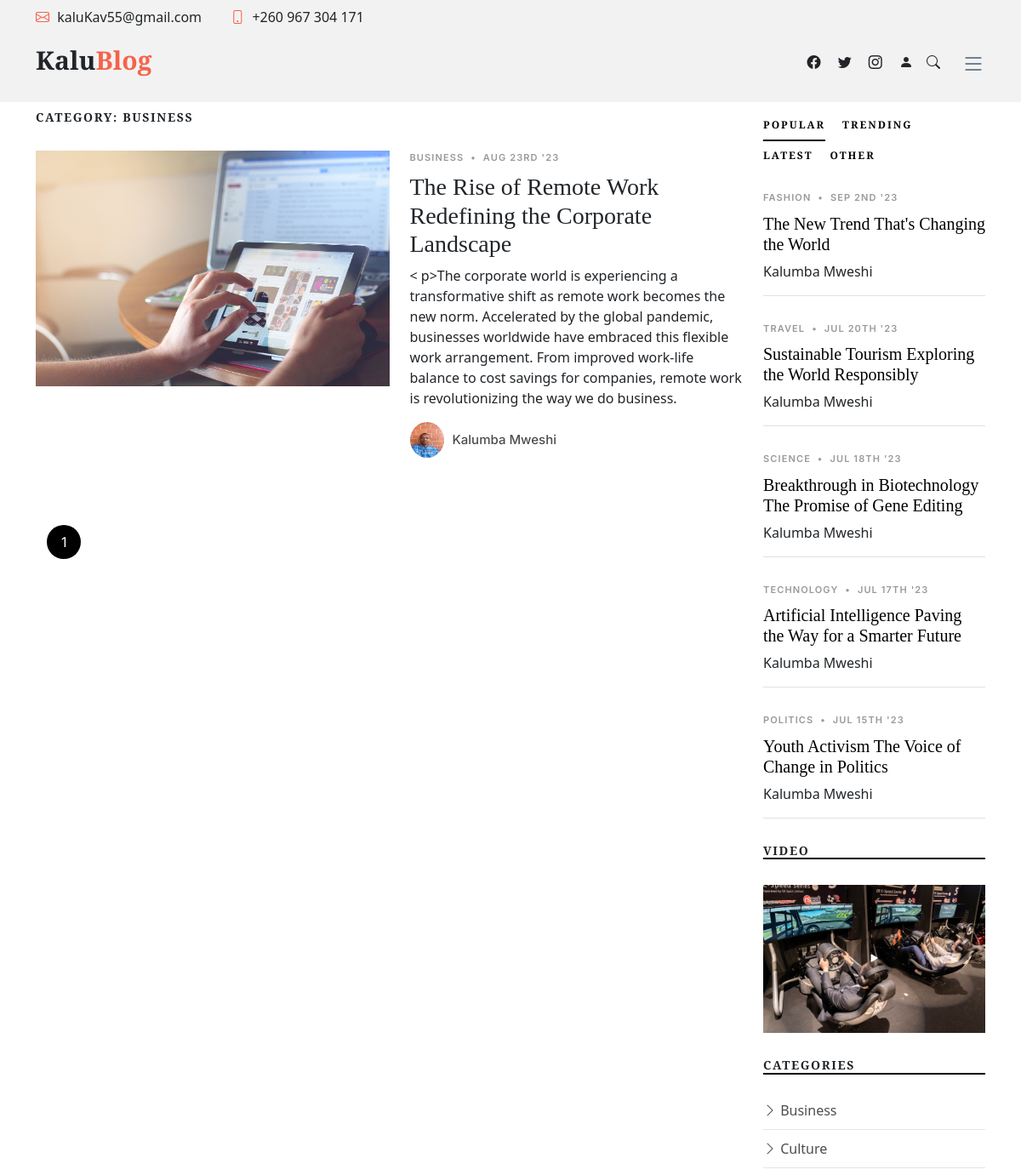
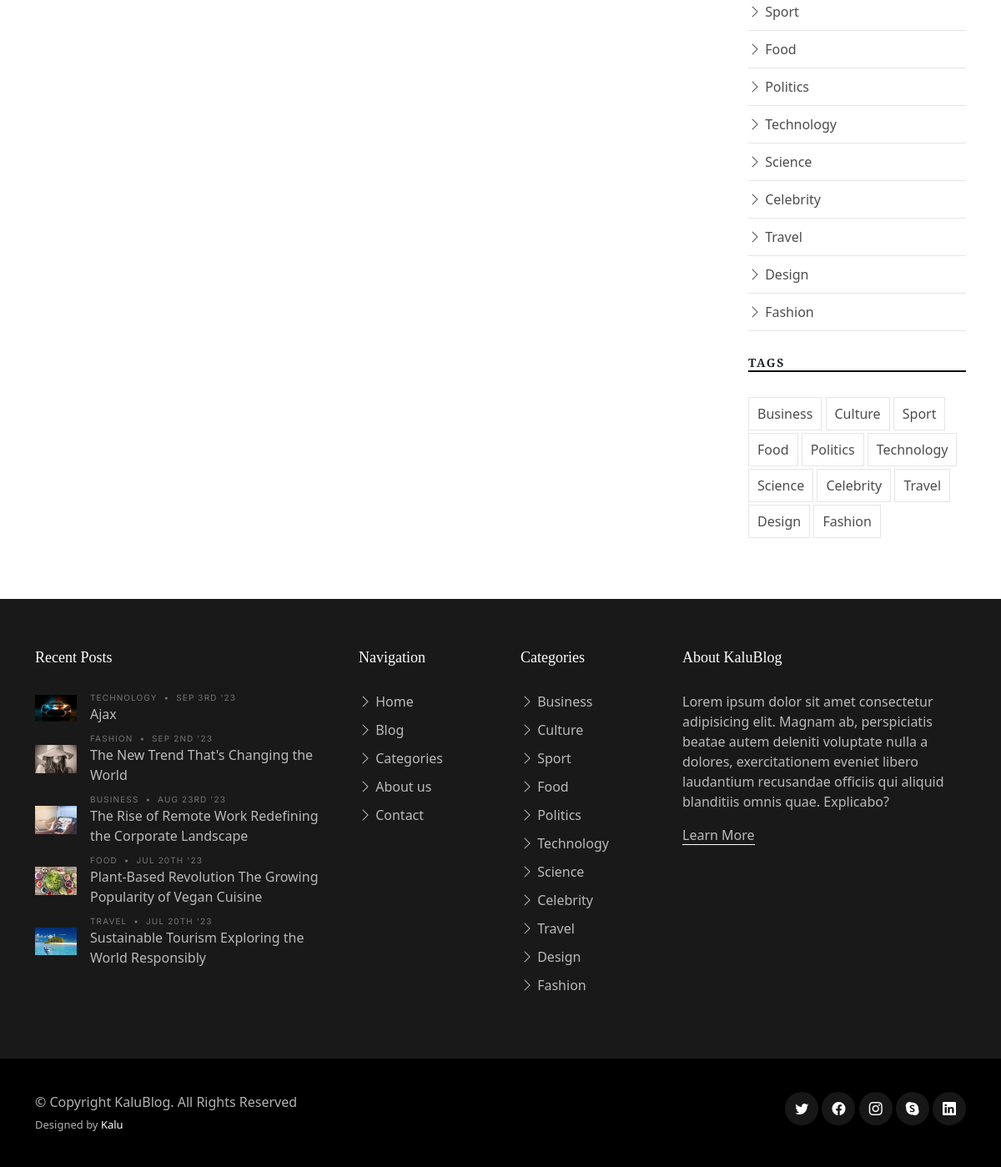
/category.php?id=2, run on the app's committed database (2 pictures, top to bottom).
### tables this page shows
CREATE TABLE `site_settings` (
  `id` int(30) NOT NULL,
  `contact` varchar(20) NOT NULL,
  `email` varchar(50) NOT NULL,
  `address` varchar(200) DEFAULT NULL,
  `about` longtext DEFAULT NULL,
  `site_name` text DEFAULT NULL,
  `date_updated` datetime NOT NULL DEFAULT current_timestamp() ON UPDATE current_timestamp()
);

CREATE TABLE `posts` (
  `id` int(30) NOT NULL,
  `title` text NOT NULL,
  `post` longtext NOT NULL,
  `category_id` int(30) UNSIGNED DEFAULT NULL,
  `author_id` int(30) UNSIGNED DEFAULT NULL,
  `img_path` text DEFAULT NULL,
  `caption` tinytext DEFAULT NULL,
  `status` tinyint(1) NOT NULL DEFAULT 0 COMMENT '0= for review, 1= published',
  `latest` tinyint(1) UNSIGNED DEFAULT 0 COMMENT '1 = new',
  `trending` tinyint(1) UNSIGNED DEFAULT 0 COMMENT '1 = trending',
  `popular` tinyint(1) UNSIGNED DEFAULT 0 COMMENT '1 = popular',
  `likes` int(10) UNSIGNED DEFAULT 0,
  `shares` int(10) UNSIGNED DEFAULT 0,
  `views` int(10) UNSIGNED DEFAULT 0,
  `date_updated` datetime DEFAULT current_timestamp() ON UPDATE current_timestamp(),
  `date_published` datetime DEFAULT NULL
);

CREATE TABLE `category` (
  `id` int(30) UNSIGNED NOT NULL,
  `name` text NOT NULL,
  `description` text NOT NULL,
  `status` tinyint(1) NOT NULL DEFAULT 1 COMMENT '0 = Inactive, 1 = Active'
);

CREATE TABLE `author` (
  `id` int(30) UNSIGNED NOT NULL,
  `first_name` varchar(30) NOT NULL,
  `last_name` varchar(40) NOT NULL,
  `email` varchar(40) DEFAULT NULL,
  `username` varchar(15) DEFAULT NULL,
  `password` char(255) DEFAULT NULL,
  `bio` tinytext DEFAULT NULL,
  `profile_picture` varchar(150) DEFAULT NULL,
  `website` varchar(50) DEFAULT NULL,
  `social_media` varchar(50) DEFAULT NULL,
  `created_at` timestamp NOT NULL DEFAULT current_timestamp(),
  `updated_at` timestamp NOT NULL DEFAULT current_timestamp() ON UPDATE current_timestamp()
);

### side_bar.php (the view, shortened to what the rows shown need)
    <div class="aside-block">
          <div class="tab-content" id="pills-tabContent">
            <div class="tab-pane fade show active" id="pills-popular" role="tabpanel" aria-labelledby="pills-popular-tab">
            <?php
              $sql = "SELECT p.*, a.profile_picture, c.name AS category, DATE_FORMAT(p.date_published, '%b %D \'%y') AS published,
              CONCAT(a.first_name, ' ', a.last_name) AS author_name FROM posts p INNER JOIN category c ON c.id = p.category_id
              INNER JOIN author a ON a.id = p.author_id  WHERE p.status = 1 AND p.popular = 1 ORDER BY date(p.date_published)
               DESC LIMIT 5";
              $result = $conn->query($sql);
               while($row=$result->fetch()) { ?>
              <div class="post-entry-1 border-bottom" data-id="<?= (int) $row['id'] ?>">
                <div class="post-meta"><span class="date"><?= safe(ucfirst($row['category'])); ?></span>
                 <span class="mx-1">&bullet;</span> <span><?= safe($row['published']) ?></span></div>
                <h2 class="mb-2"><a href="index.php?page=single-post&id=<?php echo (int) $row['id'] ?>"><?= safe($row['title']) ?></a></h2>
                <span class="author mb-3 d-block"><?= safe($row['author_name']) ?></span>
              </div>
            <?php } ?>
            </div>
          </div>
        </div>
        <div class="aside-block">
          <ul class="aside-links list-unstyled">
    <?php
     $conn = dbConnect('read', 'pdo');
     $sql = "SELECT * from category where status = 1";
     $result = $conn->query($sql);
        while($row=$result->fetch()) {
           ?>
          <li><a href="category.php?id=<?php echo (int) $row['id'] ?>"><i class="bi bi-chevron-right"></i> <?php
          echo safe($row['name']) ?></a></li>
  <?php } ?>
          </ul>
        </div>
        <div class="aside-block">
          <ul class="aside-tags list-unstyled">
             <?php
     $conn = dbConnect('read', 'pdo');
     $sql = "SELECT * from category where status = 1";
     $result = $conn->query($sql);
        while($row=$result->fetch()) {
           ?>
          <li><a href="category.php?id=<?php echo (int) $row['id'] ?>"><?php echo safe($row['name']) ?></a></li>
  <?php } ?>
          </ul>
</div>

### category.php (shortened to what the rows shown need)
<?php
try {
$catId = (int) $_GET['id'];
   require_once './includes/functions.php';
   require_once './includes/utility_funcs.php';
$conn = dbConnect('read', 'pdo');
$sql = "SELECT * from site_settings limit 1";
$result = $conn->query($sql);
if ($result->rowCount() > 0) {
  foreach($result->fetch() as $k => $val){
    $meta[$k] = $val;
  }
} else {
  $error = "No records found.";
}
$curPage = (isset ($_GET['curPage'])) ? (int) $_GET['curPage'] : 0;
$curPage = safe($curPage);
$startRow = $curPage * SHOWMAX;
?>
<!DOCTYPE html>
<html lang="en">
<head>
  <?php include_once('./includes/external-links.php'); ?>
</head>
<body>
   <?php include'./includes/header.php'; ?>
  <main id="main">
    <section>
      <div class="container">
        <div class="row">
    <?php
  $sql = "SELECT p.*, a.profile_picture, c.name AS category, DATE_FORMAT(p.date_published, '%b %D \'%y') AS published,
          CONCAT(a.first_name, ' ', a.last_name) AS author_name FROM posts p INNER JOIN category c ON c.id = p.category_id
          INNER JOIN author a ON a.id = p.author_id WHERE  p.category_id ='$catId' AND p.status = 1 ORDER BY date(p.date_published) DESC
          LIMIT $startRow,". SHOWMAX;
  $result = $conn->query($sql);
        if($result->rowCount() > 0) {
          while($meta = $result->fetch()) {  ?>
          <div class="col-md-9" data-aos="fade-up">
            <h3 class="category-title">Category: <?php echo isset($meta['category']) ? safe($meta['category']) : ''; ?></h3>
            <div class="d-md-flex post-entry-2 half">
              <a href="index.php?page=single-post&id=<?php echo isset($meta['id']) ? safe($meta['id']) : ''; ?>" class="me-4 thumbnail">
                <img src="assets/img/<?php echo isset($meta['img_path']) ? safe($meta['img_path']) : ''; ?>" alt="" class="img-fluid">
              </a>
              <div>
                <div class="post-meta"><span class="date"><?php echo isset($meta['category']) ? safe($meta['category']) : ''; ?></span> <span class="mx-1">&bullet;</span>
                 <span><?php echo isset($meta['published']) ? safe($meta['published']) : ''; ?></span></div>
                <h3><a href="index.php?page=single-post&id=<?php echo isset($meta['id']) ? safe($meta['id']) : ''; ?>">
                <?php echo isset($meta['title']) ? safe($meta['title']) : ''; ?></a></h3>
                <?php
                       $extract = getFirst(html_entity_decode($meta['post']), 3);  ?>
                      <p><span class="firstcharacter">
                        <?php echo isset($meta['post']) ? getFirstLetter($extract[0]) : ''; ?></span>
                        <?php echo isset($meta['post']) ? removeFirstLetter($extract[0]) : ''; ?></p>
                <div class="d-flex align-items-center author">
                  <div class="photo">
                    <img src="assets/img/<?php echo isset($meta['profile_picture']) ? safe($meta['profile_picture']) : ''; ?>"
                    alt="" class="" width='60' height='42'></div>
                  <div class="name">
                    <h3 class="m-0 p-0"><?php echo isset($meta['author_name']) ? safe($meta['author_name']) : ''; ?></h3>
                  </div>
                </div>
              </div>
            </div>
          <?php
            }
           } else {
            echo "<p class='mx-auto'>No posts found.</p>";
          }
          ?>
            <div class="text-start py-4">
              <div class="custom-pagination">
              </div>
            </div>
          </div>
          <div class="col-md-3">
             <?php include'side_bar.php'; ?>
          </div>
        </div>
      </div>
    </section>
  </main>
 <?php include'./includes/footer.php'; ?>
<?php
 } catch (PDOException $e) {
                echo $e->getMessage();
                echo "Data can't be retrieved";
} catch (PDOError $e) {
                echo $e->getMessage();
                echo "Data cannot be retrieved";
}
?>
</body>
</html>

### includes/header.php (shortened to what the rows shown need)
<header id="header" class="header d-flex align-items-center fixed-top">
  <div id="topbar" class=" d-lg-flex align-items-center fixed-top">
    <div class="container d-flex align-items-space-between my-2">
      <div class="contact-info ">
        <i class="bi-envelope mr-2"></i><a href="mailto:<?php echo isset($meta['email']) ? safe($meta['email']) : '' ?>" id="envelope">
        <?php echo isset($meta['email']) ? safe($meta['email']) : '' ?></a>
        <i class="bi-phone mr-2"></i> <?php echo isset($meta['contact']) ? safe($meta['contact']) : '' ?>
      </div>
      </div>
    </div>
    <div id="navBar" class="container-fluid container-xl d-flex align-items-center justify-content-between">
      <a href="index.php?page=home" class="logo d-flex align-items-center">
        <h1 class=" "><?php echo isset($meta['site_name']) ? htmlspecialchars_decode($meta['site_name']) : 'Kalu<strong class="text-orangeRed">Blog</strong>' ?></h1>
      </a>
    </div>
  </header>

### includes/footer.php (shortened to what the rows shown need)
 <footer id="footer" class="footer">
    <div class="footer-content">
      <div class="container">
        <div class="row g-5">
          <div class="col-lg-4">
<ul class="footer-links footer-blog-entry list-unstyled">
<?php
$sql = "SELECT p.*, a.profile_picture, c.name AS category, DATE_FORMAT(p.date_published, '%b %D \'%y') AS published,
        CONCAT(a.first_name, ' ', a.last_name) AS author_name FROM posts p INNER JOIN category c ON c.id = p.category_id
        INNER JOIN author a ON a.id = p.author_id  WHERE p.date_published > DATE_SUB(NOW(), INTERVAL 44 WEEK)
        ORDER BY date(p.date_published) DESC LIMIT 5";
$result = $conn->query($sql);
  while($row=$result->fetch()) {
   ?>
  <li>
    <a href="index.php?page=single-post&id=<?php echo (int) $row['id'] ?>" class="d-flex align-items-center">
      <img src="assets/img/<?= safe($row['img_path']) ?>" alt="" class="img-fluid me-3">
      <div>
        <div class="post-meta d-block"><span class="date"><?= safe($row['category']) ?></span>
         <span class="mx-1">&bullet;</span> <span><?= safe($row['published']) ?></span></div>
        <span><?= safe($row['title']) ?></span>
      </div>
    </a>
  </li>
<?php } ?>
</ul>
          </div>
          <div class="col-6 col-lg-2">
            <ul class="footer-links list-unstyled">
      <?php
         $sql = "SELECT * from category where status = 1";
         $result = $conn->query($sql);
            while($row=$result->fetch()) {
               ?>
              <li><a href="category.php?id=<?php echo (int) $row['id'] ?>"> <i class="bi bi-chevron-right"></i>
                <?php echo safe($row['name']) ?></a></li>
       <?php } ?>
            </ul>
          </div>
        </div>
      </div>
    </div>
  </footer>

### data on the page
site_settings: email "kaluKav55@gmail.com", contact "+260 967 304 171", site_name "Kalu Blog"
posts: category.name "BUSINESS", img_path (picture), published "AUG 23RD '23", title "The Rise of Remote Work Redefining the Corporate Landscape", post "<", post "p>The corporate world is experiencing a transformative shift as remote work becomes the new norm. Accelerated by the global pandemic, businesses worldwide have embraced this flexible work arrangement. From improved work-life balance to cost savings for companies, remote work is revolutionizing the way we do business.", author.profile_picture (picture), author_name "Kalumba Mweshi"
posts: category.name "FASHION", published "SEP 2ND '23", title "The New Trend That's Changing the World", author_name "Kalumba Mweshi", img_path (picture)
posts: category.name "TRAVEL", published "JUL 20TH '23", title "Sustainable Tourism Exploring the World Responsibly", author_name "Kalumba Mweshi", img_path (picture)
posts: category.name "SCIENCE", published "JUL 18TH '23", title "Breakthrough in Biotechnology The Promise of Gene Editing", author_name "Kalumba Mweshi"
posts: category.name "TECHNOLOGY", published "JUL 17TH '23", title "Artificial Intelligence Paving the Way for a Smarter Future", author_name "Kalumba Mweshi"
posts: category.name "POLITICS", published "JUL 15TH '23", title "Youth Activism The Voice of Change in Politics", author_name "Kalumba Mweshi"
category: name "Business"
category: name "Culture"
category: name "Sport"
category: name "Food"
category: name "Politics"
category: name "Technology"
category: name "Science"
category: name "Celebrity"
category: name "Travel"
category: name "Design"
category: name "Fashion"
posts: img_path (picture), category.name "TECHNOLOGY", published "SEP 3RD '23", title "Ajax"
posts: img_path (picture), category.name "FOOD", published "JUL 20TH '23", title "Plant-Based Revolution The Growing Popularity of Vegan Cuisine"
